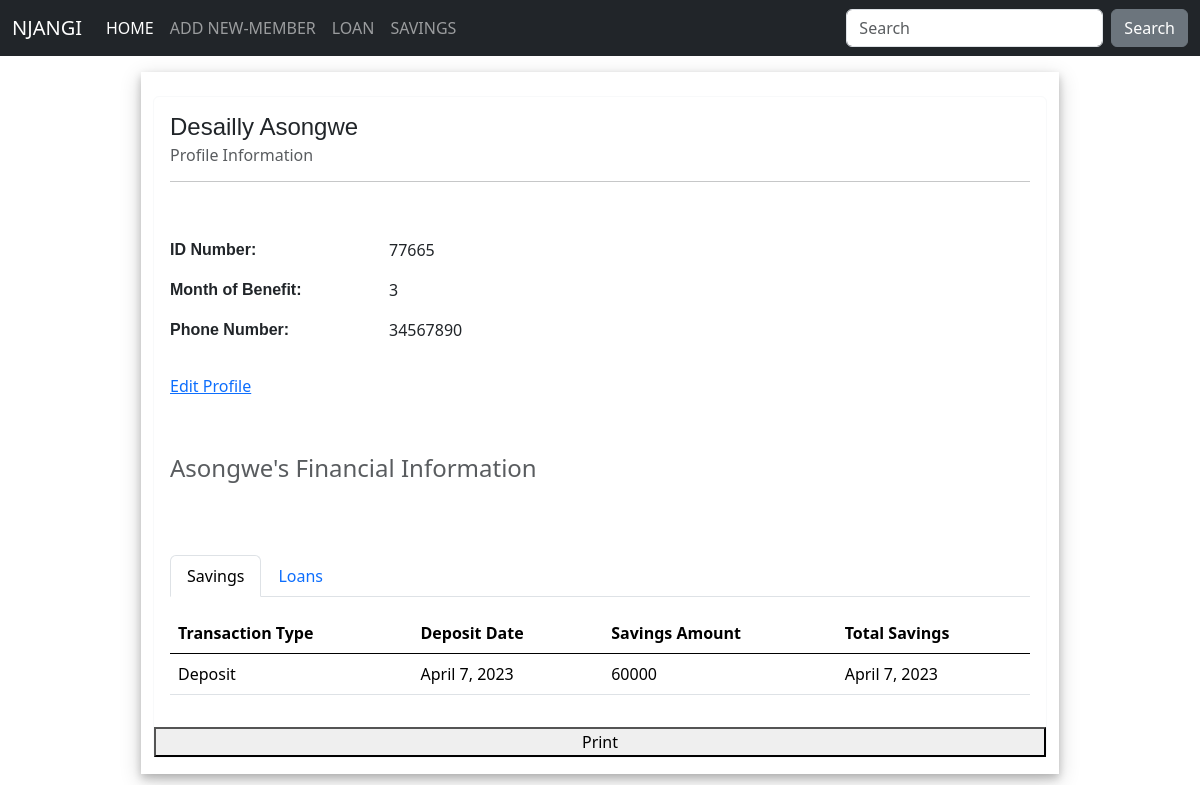
/6/, run on the app's committed database.
### dapps/models.py (models this page shows, shortened)
class NewMember(models.Model):
	firstname = models.CharField(max_length=100)
	lastname = models.CharField(max_length=100)
	id_number = models.IntegerField()
	AUTHORITY_TYPE = (
		('P', 'President'),
		('Vp', 'Vice_President'),
		('S', 'Secretary'),
		('Fs', 'Financial_Secretary'),
		('T', 'Treasurer'),
		('Ss', 'Social Secretary'),
		('Cw', 'Chief Whip'),
		('M', 'Member'),
	)
	authority = models.CharField(max_length=20, choices=AUTHORITY_TYPE, default='M')
	email = models.EmailField(max_length=200, blank=False)
	phone = models.IntegerField(blank=False)
	MOB = (
		('January','January'),
		('February','February'),
		('March','March'),
		('April' ,'April'),
		('May','May'),
		('June','June'),
		('July','July'),
		('August','August'),
		('September','September'),
		('October','October'),
		('November','November'),
		('December','December'),
		)
	monthofbenefit = models.CharField(max_length=20, choices=MOB)

class SavingTab(models.Model):
	name = models.ForeignKey(NewMember, on_delete=models.CASCADE)
	TRANSACTION_TYPE = (
		('Deposit', 'Deposit'),
		('Cashout', 'Cashout'),
	)
	transaction_type = models.CharField(max_length=8, choices=TRANSACTION_TYPE)
	deposit_amount = models.IntegerField()
	deposit_date = models.DateField(auto_now=True)

### dapps/views.py (the view)
# urls.py: path('<int:pk>/', MemberDetailView.as_view(), name="member_detail"),
class MemberDetailView(DetailView):
	model = NewMember
	def get_object(self, queryset = None):
		obj = super().get_object(queryset=queryset)
		obj.loans = LoanTab.objects.filter(names=obj)
		obj.savings = SavingTab.objects.filter(name=obj)
		return obj

### dapps/templates/dapps/newmember_detail.html (shortened to what this page needs)
{% extends 'dapps/base.html' %}
{% block content %}
 <div class="row justify-content-center">
	<div class="col-9" style=" box-shadow: 0 4px 8px 0 rgba(0, 0, 0, 0.2), 0 6px 20px 0 rgba(0, 0, 0, 0.19);">
		<div class="card border-light mb-3 mt-4" style="max-width: 120rem;">
		  <div class="card-body">
		    <h4 class="card-title" style="font-family:  Arial;">{{ object.firstname }} {{ object.lastname }}</h4>
		    <h6 class="card-subtitle mb-2 text-muted">Profile Information</h6>
		    <hr/>
		    <br/>
		    <p class="card-text">
		    	<div class="row g-3">
					  <div class="col-3">
					    <p  style="font-family:  Arial;"><strong>ID Number: </strong></p>
					    <p  style="font-family:  Arial;"><strong>Month of Benefit: </strong></p>
					    <p style="font-family:  Arial;"><strong>Phone Number: </strong></p>
					  </div>
					  <div class="col-2">
					    <p> {{ object.id_number }}</p>
		    			<p> {{ object.monthofbenefit }}</p>
		    			<p> {{ object.phone }}</p>
					  </div>
				</div>
		    </p>
		    <a href="#" class="card-link">Edit Profile</a>
		  </div>
		  <br/>
		  <div class="card-body">
		    <h4 class="card-title text-muted"> {{ object.lastname }}'s Financial Information </h4>
		    <br/>
		    <br/>
		    <p class="card-text">
		<ul class="nav nav-tabs" role="tablist">
			  <li class="nav-item" role="presentation">
			    <a class="nav-link active" data-bs-toggle="tab" href="#saving" aria-selected="true" role="tab">Savings</a>
			  </li>
			  <li class="nav-item" role="presentation">
			    <a class="nav-link" data-bs-toggle="tab" href="#loans" aria-selected="false" tabindex="-1" role="tab">Loans</a>
			  </li>
		</ul>
		<div id="myTabContent" class="tab-content">
		  <div class="tab-pane fade show active" id="saving" role="tabpanel">
		  	<p>
			  	{% if object.savings %}
			    <table class="table table-hover">
					<thead>
					    <tr>
					    	<th scope="col"> Transaction Type</th>
					    	<th scope="col"> Deposit Date</th>
					    	<th scope="col"> Savings Amount </th>
					    	<th scope="col"> Total Savings </th>
					    </tr>
					</thead>
					<tbody>
					  {% for saving in object.savings %}
					   	<tr>
					    	<td>{{saving.transaction_type}}</td>
					    	<td>{{saving.deposit_date}}</td>
					    	<td>{{saving.deposit_amount}}</td>
					    	<td>{{saving.deposit_date}}</td>
					    </tr>
					  {% endfor %}
					</tbody>
				{% else %}
					<h5 class="alert alert-primary ms-4 me-4">No Savings Records Found</h5>
				{% endif %}
			</table>
		  </div>
		</div>
		  </div>
		<button onclick="window.print()"> Print </button>
	</div>
</div>
{% endblock %}

### data on the page
NewMember: firstname "Desailly", lastname "Asongwe", id_number "77665", monthofbenefit "3", phone "34567890"
SavingTab: transaction_type "Deposit", deposit_date "April 7, 2023", deposit_amount "60000"
